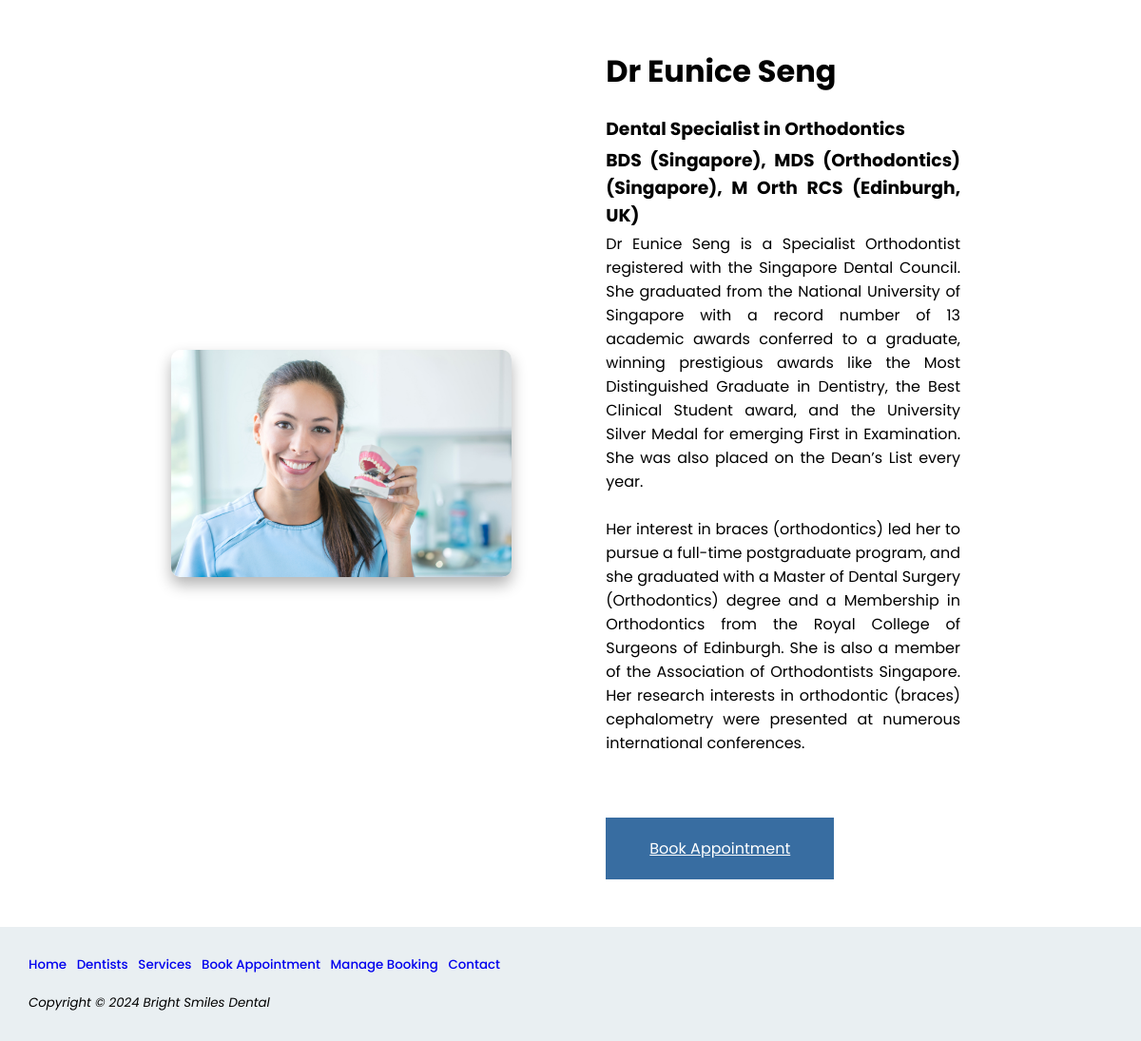
Screenshot of /Dentists/dentist_bio.php?dentist_id=1 with the database file from the repository.
### tables this page shows
CREATE TABLE `dentists` (
  `dentist_id` int(11) NOT NULL,
  `dentist_name` varchar(64) DEFAULT NULL,
  `dentist_email` varchar(64) DEFAULT NULL,
  `dentist_password` varchar(64) DEFAULT NULL,
  `dentist_description` text DEFAULT NULL,
  `dentist_image` varchar(64) DEFAULT NULL
);

### Dentists/dentist_bio.php (the view, shortened to what this page needs)
<!DOCTYPE html>
<html lang="en">
<head>
<link rel="stylesheet" href="../styles.css">
</head>
<body>
<div id="wrapper">
    <?php
    include '../dbconnect.php';
    $dentist_id = $_GET['dentist_id'] ?? '';
    $sql = "SELECT dentist_name, dentist_description, dentist_image FROM dentists where dentist_id = ?";
    $stmt = $conn->prepare($sql);
    $stmt->bind_param("i", $dentist_id);
    $stmt->execute();
    $result = $stmt->get_result();
    $dentist = $result->fetch_assoc();
    if ($dentist) {
        echo "<div class='container_service'>";
        echo "<div id='service_image'>";
        echo "<img src='../Assets/{$dentist['dentist_image']}' width='200px' alt='temp'><br>";
        echo "</div>";
        echo "<div id='service_detail'>";
        echo "<h1>{$dentist['dentist_name']}</h1>";
        echo "<p>{$dentist['dentist_description']}</p>";
        echo "<br><br>";
        echo "<div id='book_appointment'>";
        echo "<a href='../Booking Appointment/book_appointment.php'>Book Appointment</a>";
        echo "</div>";
        echo "</div>";
        echo "</div>";
    } else {
        echo "<p>Dentist not found.</p>";
    }
    ?>
    <div id="footer"></div>
</div>
</body>
</html>

### styles.css (style rules this page uses)
body { margin:0px; width: 100%; font-family: 'Poppins', sans-serif; display: flex; justify-content: center; align-items: center; }
h3 { margin-block-start: 0.2em; margin-block-end: 0.2em; }
#wrapper { background-color:#FFFFFF; min-width:850px; width: 100%; font-family: "Poppins"; }
#service_detail { text-align: justify; }
#service_image { width: 60%; justify-content: center; display: flex; justify-content: left; }
#service_image img { height: auto; width: 80%; border-radius: 10px; box-shadow: 0 8px 16px rgba(0, 0, 0, 0.3); }
#service_detail { padding:10px; width: 50%; margin-bottom: 20px; }
#book_appointment { padding:20px; background-color: #386da1; width: 200px; text-align: center; }
#book_appointment a { color:#FFFFFF; }
.container_service { padding : 20px; display: flex; justify-content: center; width: 70%; margin: auto; align-items: center; }

### rows the page displays
dentists: dentist_image (picture), dentist_name "Dr Eunice Seng", dentist_description "Dental Specialist in Orthodontics BDS (Singapore), MDS (Orthodontics) (Singapore), M Orth RCS (Edinburgh, UK) Dr Eunice Seng is a Specialist Orthodontist registered with the Singapore Dental Council. She graduated from the National University of Singapore with a record number of 13 academic awards conferred to a graduate, winning prestigious awards like the Most Distinguished Graduate in Dentistry, the Best Clinical Student award, and the University Silver Medal for emerging First in Examination. She was also placed on the Dean’s List every year. Her interest in braces (orthodontics) led her to pursue a full-time postgraduate program, and she graduated with a Master of Dental Surgery…"
